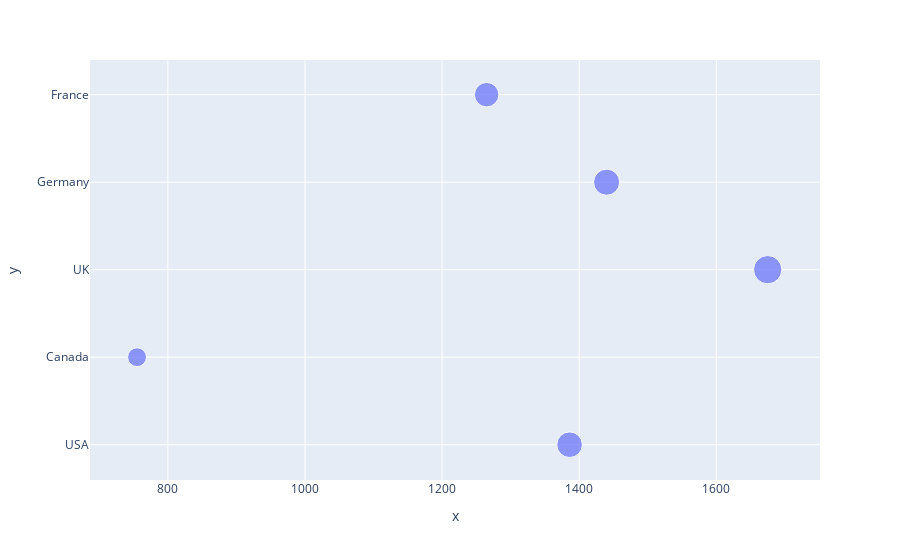

Notebook code cell kept with this figure:
### Code cell
fig

### Figure 1 — Plotly figure (JSON) as saved in the notebook; plotly's stock layout.template omitted (floating-point values rounded to 4 significant figures)
{"data": [{"hovertemplate": "x=%{x}<br>y=%{y}<br>size=%{marker.size}<extra></extra>", "legendgroup": "", "marker": {"color": "#636efa", "size": [1386, 755, 1695, 1440, 1265], "sizemode": "area", "sizeref": 4.237, "symbol": "circle"}, "mode": "markers", "name": "", "orientation": "h", "showlegend": false, "type": "scatter", "x": [1386, 755, 1675, 1440, 1265], "xaxis": "x", "y": ["USA", "Canada", "UK", "Germany", "France"], "yaxis": "y"}], "layout": {"legend": {"itemsizing": "constant", "tracegroupgap": 0}, "margin": {"t": 60}, "xaxis": {"anchor": "y", "domain": [0, 1], "title": {"text": "x"}}, "yaxis": {"anchor": "x", "domain": [0, 1], "title": {"text": "y"}}}}
